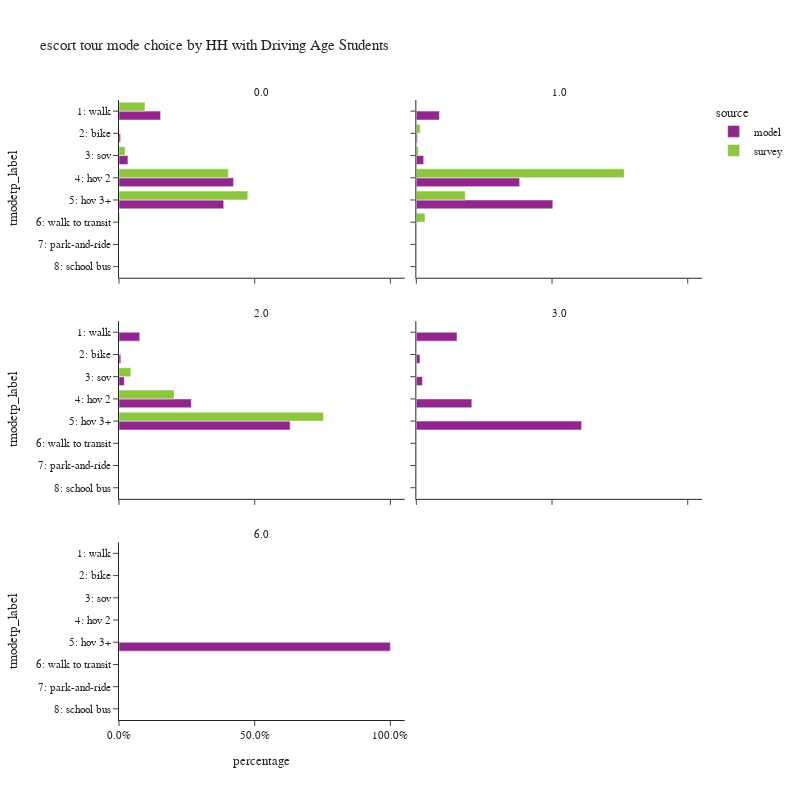

Notebook code cell kept with this figure:
### Code cell
plot_mode_choice(es_tour,
                 "hhhsc",
                 {
                  "tmodetp_label":["1: walk","2: bike","3: sov","4: hov 2","5: hov 3+","6: walk to transit",
                                   "7: park-and-ride","8: school bus","9: other–survey only"]},
                 "HH with Driving Age Students",2,800)

### Figure 1 — Plotly figure (JSON) as saved in the notebook; plotly's stock layout.template omitted (floating-point values rounded to 4 significant figures)
{"data": [{"alignmentgroup": "True", "customdata": [[113256], [4235], [24340], [312109], [285304]], "hovertemplate": "source=model<br>hhhsc=0.0<br>percentage=%{x}<br>tmodetp_label=%{y}<br>sample count=%{customdata[0]}<extra></extra>", "legendgroup": "model", "marker": {"color": "#91268F", "pattern": {"shape": ""}}, "name": "model", "offsetgroup": "model", "orientation": "h", "showlegend": true, "textposition": "auto", "type": "bar", "x": [0.1532, 0.005729, 0.03293, 0.4222, 0.3859], "xaxis": "x5", "y": ["1: walk", "2: bike", "3: sov", "4: hov 2", "5: hov 3+"], "yaxis": "y5"}, {"alignmentgroup": "True", "customdata": [[5809], [278], [1850], [25988], [34322]], "hovertemplate": "source=model<br>hhhsc=1.0<br>percentage=%{x}<br>tmodetp_label=%{y}<br>sample count=%{customdata[0]}<extra></extra>", "legendgroup": "model", "marker": {"color": "#91268F", "pattern": {"shape": ""}}, "name": "model", "offsetgroup": "model", "orientation": "h", "showlegend": false, "textposition": "auto", "type": "bar", "x": [0.08512, 0.004073, 0.02711, 0.3808, 0.5029], "xaxis": "x6", "y": ["1: walk", "2: bike", "3: sov", "4: hov 2", "5: hov 3+"], "yaxis": "y6"}, {"alignmentgroup": "True", "customdata": [[685], [61], [176], [2388], [5650]], "hovertemplate": "source=model<br>hhhsc=2.0<br>percentage=%{x}<br>tmodetp_label=%{y}<br>sample count=%{customdata[0]}<extra></extra>", "legendgroup": "model", "marker": {"color": "#91268F", "pattern": {"shape": ""}}, "name": "model", "offsetgroup": "model", "orientation": "h", "showlegend": false, "textposition": "auto", "type": "bar", "x": [0.07645, 0.006808, 0.01964, 0.2665, 0.6306], "xaxis": "x3", "y": ["1: walk", "2: bike", "3: sov", "4: hov 2", "5: hov 3+"], "yaxis": "y3"}, {"alignmentgroup": "True", "customdata": [[33], [3], [5], [45], [134]], "hovertemplate": "source=model<br>hhhsc=3.0<br>percentage=%{x}<br>tmodetp_label=%{y}<br>sample count=%{customdata[0]}<extra></extra>", "legendgroup": "model", "marker": {"color": "#91268F", "pattern": {"shape": ""}}, "name": "model", "offsetgroup": "model", "orientation": "h", "showlegend": false, "textposition": "auto", "type": "bar", "x": [0.15, 0.01364, 0.02273, 0.2045, 0.6091], "xaxis": "x4", "y": ["1: walk", "2: bike", "3: sov", "4: hov 2", "5: hov 3+"], "yaxis": "y4"}, {"alignmentgroup": "True", "customdata": [[1]], "hovertemplate": "source=model<br>hhhsc=6.0<br>percentage=%{x}<br>tmodetp_label=%{y}<br>sample count=%{customdata[0]}<extra></extra>", "legendgroup": "model", "marker": {"color": "#91268F", "pattern": {"shape": ""}}, "name": "model", "offsetgroup": "model", "orientation": "h", "showlegend": false, "textposition": "auto", "type": "bar", "x": [1.0], "xaxis": "x", "y": ["5: hov 3+"], "yaxis": "y"}, {"alignmentgroup": "True", "customdata": [[79], [10], [27], [258], [212], [9], [3]], "hovertemplate": "source=survey<br>hhhsc=0.0<br>percentage=%{x}<br>tmodetp_label=%{y}<br>sample count=%{customdata[0]}<extra></extra>", "legendgroup": "survey", "marker": {"color": "#8CC63E", "pattern": {"shape": ""}}, "name": "survey", "offsetgroup": "survey", "orientation": "h", "showlegend": true, "textposition": "auto", "type": "bar", "x": [0.09573, 0.00119, 0.02228, 0.4027, 0.4745, 0.003052, 0.0005548], "xaxis": "x5", "y": ["1: walk", "2: bike", "3: sov", "4: hov 2", "5: hov 3+", "6: walk to transit", "8: school bus"], "yaxis": "y5"}, {"alignmentgroup": "True", "customdata": [[1], [1], [1], [29], [11], [1]], "hovertemplate": "source=survey<br>hhhsc=1.0<br>percentage=%{x}<br>tmodetp_label=%{y}<br>sample count=%{customdata[0]}<extra></extra>", "legendgroup": "survey", "marker": {"color": "#8CC63E", "pattern": {"shape": ""}}, "name": "survey", "offsetgroup": "survey", "orientation": "h", "showlegend": false, "textposition": "auto", "type": "bar", "x": [0.000217, 0.01403, 0.007579, 0.766, 0.1803, 0.0319], "xaxis": "x6", "y": ["1: walk", "2: bike", "3: sov", "4: hov 2", "5: hov 3+", "6: walk to transit"], "yaxis": "y6"}, {"alignmentgroup": "True", "customdata": [[1], [2], [6]], "hovertemplate": "source=survey<br>hhhsc=2.0<br>percentage=%{x}<br>tmodetp_label=%{y}<br>sample count=%{customdata[0]}<extra></extra>", "legendgroup": "survey", "marker": {"color": "#8CC63E", "pattern": {"shape": ""}}, "name": "survey", "offsetgroup": "survey", "orientation": "h", "showlegend": false, "textposition": "auto", "type": "bar", "x": [0.04369, 0.2029, 0.7534], "xaxis": "x3", "y": ["3: sov", "4: hov 2", "5: hov 3+"], "yaxis": "y3"}], "layout": {"annotations": [{"font": {}, "showarrow": false, "text": "6.0", "x": 0.245, "xanchor": "center", "xref": "paper", "y": 0.2867, "yanchor": "bottom", "yref": "paper"}, {"font": {}, "showarrow": false, "text": "2.0", "x": 0.245, "xanchor": "center", "xref": "paper", "y": 0.6433, "yanchor": "bottom", "yref": "paper"}, {"font": {}, "showarrow": false, "text": "3.0", "x": 0.755, "xanchor": "center", "xref": "paper", "y": 0.6433, "yanchor": "bottom", "yref": "paper"}, {"font": {}, "showarrow": false, "text": "0.0", "x": 0.245, "xanchor": "center", "xref": "paper", "y": 1.0, "yanchor": "bottom", "yref": "paper"}, {"font": {}, "showarrow": false, "text": "1.0", "x": 0.755, "xanchor": "center", "xref": "paper", "y": 1.0, "yanchor": "bottom", "yref": "paper"}], "barmode": "group", "height": 800, "legend": {"title": {"text": "source"}, "tracegroupgap": 0}, "title": {"text": "escort tour mode choice by HH with Driving Age Students"}, "width": 800, "xaxis": {"anchor": "y", "domain": [0.0, 0.49], "tickformat": ".1%", "title": {"text": "percentage"}}, "xaxis2": {"anchor": "y2", "domain": [0.51, 1.0], "matches": "x", "tickformat": ".1%", "title": {"text": "percentage"}}, "xaxis3": {"anchor": "y3", "domain": [0.0, 0.49], "matches": "x", "showticklabels": false, "tickformat": ".1%"}, "xaxis4": {"anchor": "y4", "domain": [0.51, 1.0], "matches": "x", "showticklabels": false, "tickformat": ".1%"}, "xaxis5": {"anchor": "y5", "domain": [0.0, 0.49], "matches": "x", "showticklabels": false, "tickformat": ".1%"}, "xaxis6": {"anchor": "y6", "domain": [0.51, 1.0], "matches": "x", "showticklabels": false, "tickformat": ".1%"}, "yaxis": {"anchor": "x", "categoryarray": ["9: other–survey only", "8: school bus", "7: park-and-ride", "6: walk to transit", "5: hov 3+", "4: hov 2", "3: sov", "2: bike", "1: walk"], "categoryorder": "array", "domain": [0.0, 0.2867], "title": {"text": "tmodetp_label"}}, "yaxis2": {"anchor": "x2", "domain": [0.0, 0.2867], "matches": "y", "showticklabels": false}, "yaxis3": {"anchor": "x3", "categoryarray": ["9: other–survey only", "8: school bus", "7: park-and-ride", "6: walk to transit", "5: hov 3+", "4: hov 2", "3: sov", "2: bike", "1: walk"], "categoryorder": "array", "domain": [0.3567, 0.6433], "matches": "y", "title": {"text": "tmodetp_label"}}, "yaxis4": {"anchor": "x4", "domain": [0.3567, 0.6433], "matches": "y", "showticklabels": false}, "yaxis5": {"anchor": "x5", "categoryarray": ["9: other–survey only", "8: school bus", "7: park-and-ride", "6: walk to transit", "5: hov 3+", "4: hov 2", "3: sov", "2: bike", "1: walk"], "categoryorder": "array", "domain": [0.7133, 1.0], "matches": "y", "title": {"text": "tmodetp_label"}}, "yaxis6": {"anchor": "x6", "domain": [0.7133, 1.0], "matches": "y", "showticklabels": false}}}
